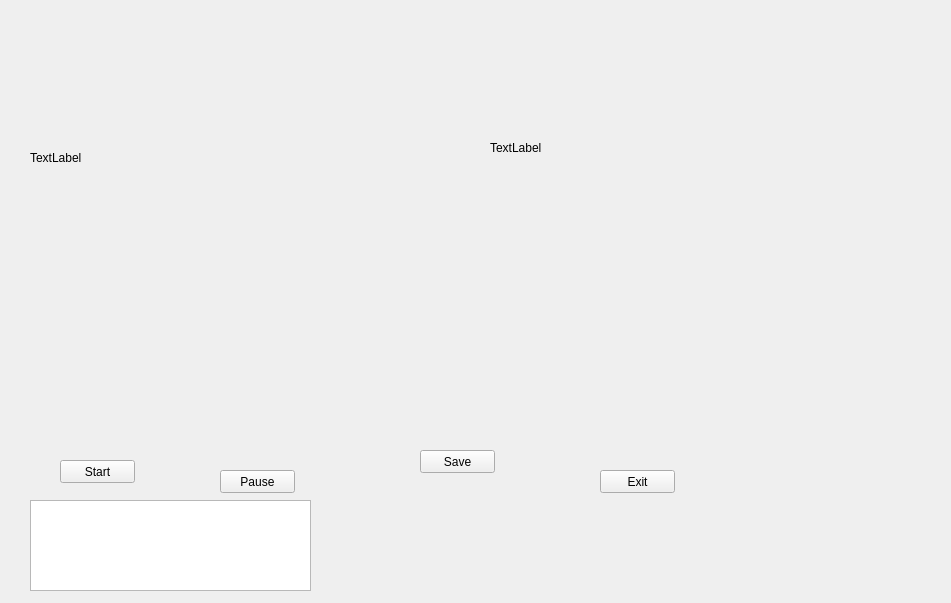
<?xml version="1.0" encoding="UTF-8"?>
<ui version="4.0">
 <class>MainWindow</class>
 <widget class="QMainWindow" name="MainWindow">
  <property name="geometry">
   <rect>
    <x>0</x>
    <y>0</y>
    <width>951</width>
    <height>603</height>
   </rect>
  </property>
  <property name="windowTitle">
   <string>MainWindow</string>
  </property>
  <widget class="QWidget" name="centralwidget">
   <widget class="QPushButton" name="startButton">
    <property name="geometry">
     <rect>
      <x>60</x>
      <y>460</y>
      <width>75</width>
      <height>23</height>
     </rect>
    </property>
    <property name="text">
     <string>Start</string>
    </property>
   </widget>
   <widget class="QPushButton" name="exitButton">
    <property name="geometry">
     <rect>
      <x>600</x>
      <y>470</y>
      <width>75</width>
      <height>23</height>
     </rect>
    </property>
    <property name="text">
     <string>Exit</string>
    </property>
   </widget>
   <widget class="QPushButton" name="saveButton">
    <property name="geometry">
     <rect>
      <x>420</x>
      <y>450</y>
      <width>75</width>
      <height>23</height>
     </rect>
    </property>
    <property name="text">
     <string>Save</string>
    </property>
   </widget>
   <widget class="QPushButton" name="pauseButton">
    <property name="geometry">
     <rect>
      <x>220</x>
      <y>470</y>
      <width>75</width>
      <height>23</height>
     </rect>
    </property>
    <property name="text">
     <string>Pause</string>
    </property>
   </widget>
   <widget class="QTextBrowser" name="textBrowser">
    <property name="geometry">
     <rect>
      <x>30</x>
      <y>500</y>
      <width>281</width>
      <height>91</height>
     </rect>
    </property>
   </widget>
   <widget class="QLabel" name="nativeVideo">
    <property name="geometry">
     <rect>
      <x>30</x>
      <y>50</y>
      <width>384</width>
      <height>216</height>
     </rect>
    </property>
    <property name="text">
     <string>TextLabel</string>
    </property>
   </widget>
   <widget class="QLabel" name="postproVideo">
    <property name="geometry">
     <rect>
      <x>490</x>
      <y>40</y>
      <width>384</width>
      <height>216</height>
     </rect>
    </property>
    <property name="text">
     <string>TextLabel</string>
    </property>
   </widget>
  </widget>
 </widget>
 <tabstops>
  <tabstop>startButton</tabstop>
  <tabstop>pauseButton</tabstop>
  <tabstop>saveButton</tabstop>
  <tabstop>exitButton</tabstop>
 </tabstops>
 <resources/>
 <connections>
  <connection>
   <sender>startButton</sender>
   <signal>clicked(bool)</signal>
   <receiver>MainWindow</receiver>
   <slot>clickStart()</slot>
   <hints>
    <hint type="sourcelabel">
     <x>114</x>
     <y>472</y>
    </hint>
    <hint type="destinationlabel">
     <x>118</x>
     <y>527</y>
    </hint>
   </hints>
  </connection>
  <connection>
   <sender>pauseButton</sender>
   <signal>clicked()</signal>
   <receiver>MainWindow</receiver>
   <slot>clickPause()</slot>
   <hints>
    <hint type="sourcelabel">
     <x>291</x>
     <y>484</y>
    </hint>
    <hint type="destinationlabel">
     <x>303</x>
     <y>542</y>
    </hint>
   </hints>
  </connection>
  <connection>
   <sender>saveButton</sender>
   <signal>clicked()</signal>
   <receiver>MainWindow</receiver>
   <slot>clickSave()</slot>
   <hints>
    <hint type="sourcelabel">
     <x>478</x>
     <y>469</y>
    </hint>
    <hint type="destinationlabel">
     <x>475</x>
     <y>519</y>
    </hint>
   </hints>
  </connection>
  <connection>
   <sender>exitButton</sender>
   <signal>clicked(bool)</signal>
   <receiver>MainWindow</receiver>
   <slot>clickExit()</slot>
   <hints>
    <hint type="sourcelabel">
     <x>645</x>
     <y>491</y>
    </hint>
    <hint type="destinationlabel">
     <x>650</x>
     <y>536</y>
    </hint>
   </hints>
  </connection>
 </connections>
 <slots>
  <slot>clickStart()</slot>
  <slot>clickPause()</slot>
  <slot>clickSave()</slot>
  <slot>clickExit()</slot>
 </slots>
</ui>
